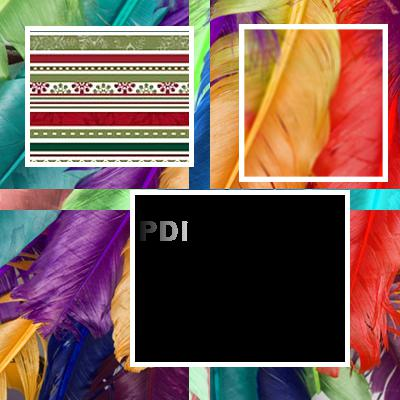
%> input picture prova18/Saida.jpg, 400 x 400 px, given in place of ass.jpg, which was not available
$ octave prova.m   (GNU Octave 9; MATLAB toolbox functions it lacks are replaced by stand-ins)
%> lines starting %> are read from the running program, lines starting %| are printed output that depends on the picture; pictures that were not available may be replaced by others from this repository, and a replacement may not be noted
pkg load image;

clear all;
close all;

ass = imread("ass.jpg");
%> ass is the input picture: size 400x400x3 uint8; mean R, G, B 123.3, 93.6, 85.6
figure("Name","Ass");

assInvert = 255 - ass;
cont = 256;
for i=1:size(assInvert,1)
  for j=1:size(assInvert,2)
      assInvert(i,j) = assInvert(i,j) - cont;
      cont -= 4;
    endfor
    cont = 256;
  endfor
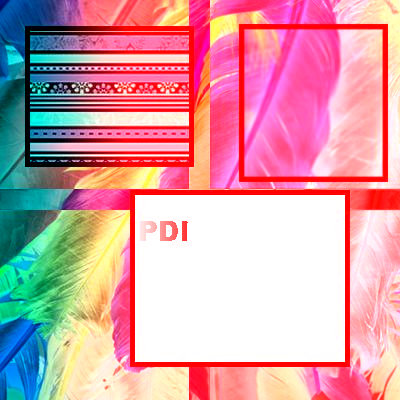
%> assInvert: size 400x400x3 uint8; mean R, G, B 214.4, 161.4, 169.4
imshow(assInvert)


img9 = imread("img9.jpg");
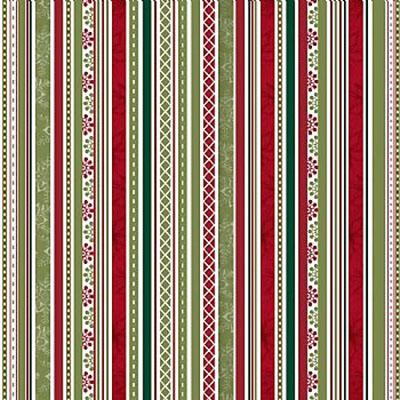
%> input picture prova18/img9.jpg, 400 x 400 px
%> img9 is the input picture: size 400x400x3 uint8; mean R, G, B 158.6, 134.8, 118.3
figure("Name","img9");
imshow(img9)

foto9 = imread("foto9.jpg");
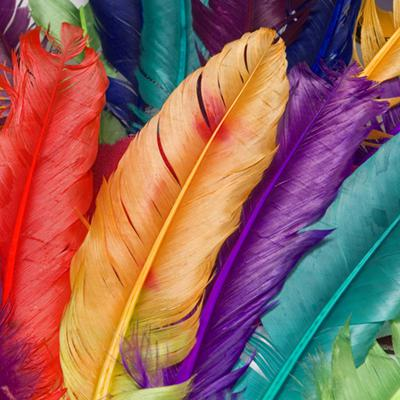
%> input picture prova18/foto9.jpg, 400 x 400 px
%> foto9 is the input picture: size 400x400x3 uint8; mean R, G, B 145.8, 99.3, 92.2
figure("Name","foto9");

for i=1:size(foto9,1)
      foto9Invert(size(foto9,2) - i + 1,:,:) = foto9(i,:,:);
  endfor
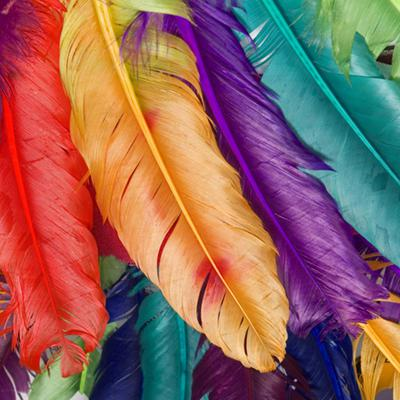
%> foto9Invert: size 400x400x3 uint8; mean R, G, B 145.8, 99.3, 92.2; mean of the top-left, top-right, bottom-left and bottom-right quarters 128.5, 108.4, 104.7, 108.2

imshow(foto9Invert)
for i=1:size(foto9,1)##ESPELHAMENTO HORIZONTAL
      foto9Invert2(:,i,:) = foto9Invert(:,size(foto9,2) - i + 1,:);
  endfor


for i=1:size(foto9Invert2,1)
  for j=1:size(foto9Invert2,2)
    if (i > 180 && i < 210) || (j > 180 && j < 210)
        foto9Invert2(i,j,:) = 255 - foto9Invert2(i,j,:);
    endif
endfor
endfor
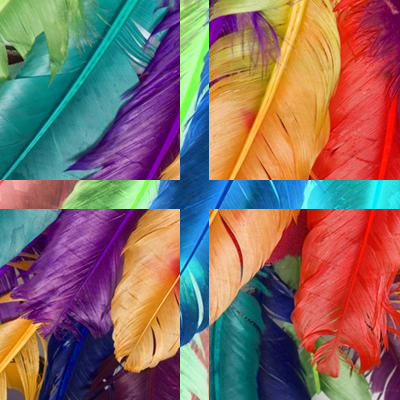
%> foto9Invert2: size 400x400x3 uint8; mean R, G, B 135.1, 108.1, 102

figure("Name","foto9Invert2");
imshow(foto9Invert2)


mascara3 = imread("mascara3.jpg");
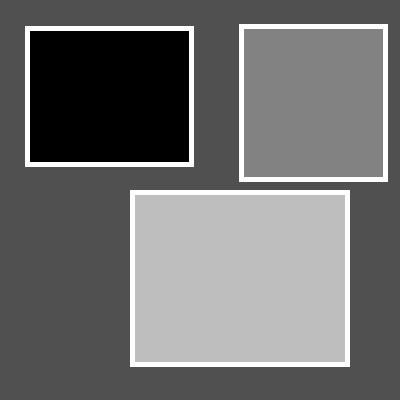
%> input picture prova18/mascara3.jpg, 400 x 400 px
%> mascara3 is the input picture: size 400x400 uint8; min 0, max 255, mean 110.8
figure("Name","mascara3");
imshow(mascara3)

imSaida(:,:,1) = mascara3;
imSaida(:,:,2) = mascara3;
imSaida(:,:,3) = mascara3;

for i=1:size(imSaida,1)
  for j=1:size(imSaida,2)
        if imSaida(i,j) >= 0 && imSaida(i,j) <= 30
        imSaida(i,j,:) = img9(i,j,:);
        endif
  endfor
endfor
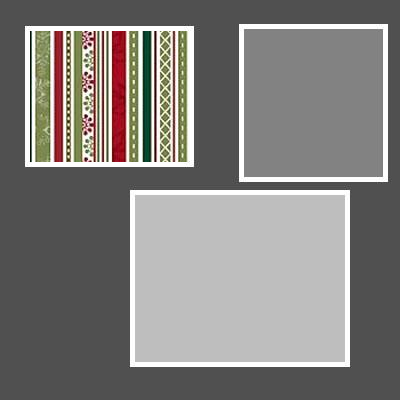
%> imSaida: size 400x400x3 uint8; mean R, G, B 131.5, 129.3, 126.6

figure("Name","ImSaida");
imshow(imSaida)
